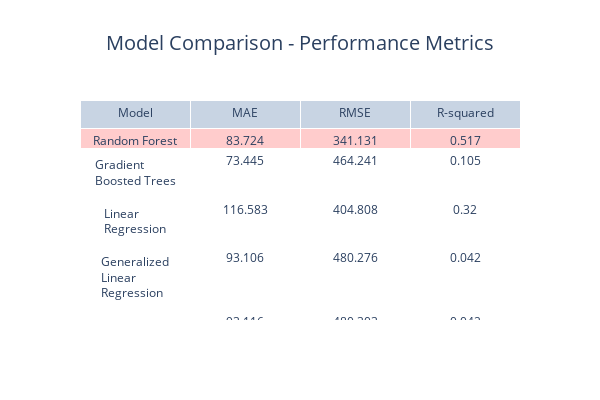

Notebook source saved alongside this figure:
### Code cell
import plotly.graph_objects as go

# Data
models = ['Random Forest', 'Gradient Boosted Trees', 'Linear Regression', 'Generalized Linear Regression', 'Elastic Net Regression']
mae_values = [mae_rf, mae_gbt, mae_lr, mae_glr, mae_en]
rmse_values = [rmse_rf, rmse_gbt, rmse_lr, rmse_glr, rmse_en]
r_squared_values = [r2_rf, r2_gbt, r2_lr, r2_glr, r2_en]

# Define colors for highlighting
highlight_color = 'rgba(255, 0, 0, 0.2)'
default_color = 'rgba(255, 255, 255, 0)'

# Create a table using Plotly
table_fig = go.Figure(data=[go.Table(
    header=dict(values=['Model', 'MAE', 'RMSE', 'R-squared']),
    cells=dict(values=[models, mae_values, rmse_values, r_squared_values],
               fill=dict(color=[[highlight_color if val == 'Random Forest' else default_color for val in models],
                                [highlight_color if val == r2_rf else default_color for val in r_squared_values],])))])

# Update layout for better visualization
table_fig.update_layout(
    height=400,
    width=600,
    title=dict(text='Model Comparison - Performance Metrics', font=dict(size=20)),
    title_x=0.5  # Center the title
)

# Display the table figure
table_fig.show()

# Save the table figure to HTML
table_fig.write_html("../../data/plots/score_pred_model_compare.html")

### Figure 1 — Plotly figure (JSON) as saved in the notebook; plotly's stock layout.template omitted (floating-point values rounded to 4 significant figures)
{"data": [{"cells": {"fill": {"color": [["rgba(255, 0, 0, 0.2)", "rgba(255, 255, 255, 0)", "rgba(255, 255, 255, 0)", "rgba(255, 255, 255, 0)", "rgba(255, 255, 255, 0)"], ["rgba(255, 0, 0, 0.2)", "rgba(255, 255, 255, 0)", "rgba(255, 255, 255, 0)", "rgba(255, 255, 255, 0)", "rgba(255, 255, 255, 0)"]]}, "values": [["Random Forest", "Gradient Boosted Trees", "Linear Regression", "Generalized Linear Regression", "Elastic Net Regression"], [83.72, 73.44, 116.6, 93.11, 93.12], [341.1, 464.2, 404.8, 480.3, 480.3], [0.517, 0.105, 0.32, 0.042, 0.042]]}, "header": {"values": ["Model", "MAE", "RMSE", "R-squared"]}, "type": "table"}], "layout": {"height": 400, "title": {"font": {"size": 20}, "text": "Model Comparison - Performance Metrics", "x": 0.5}, "width": 600}}
